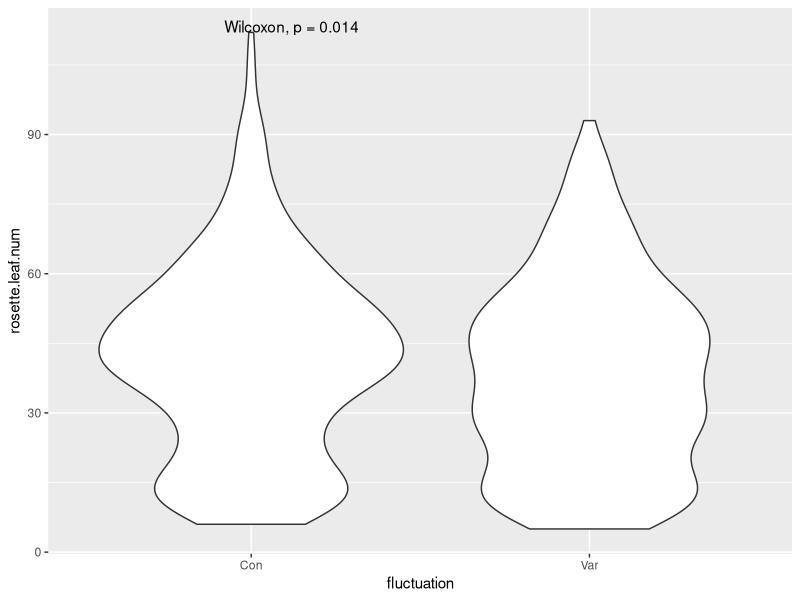
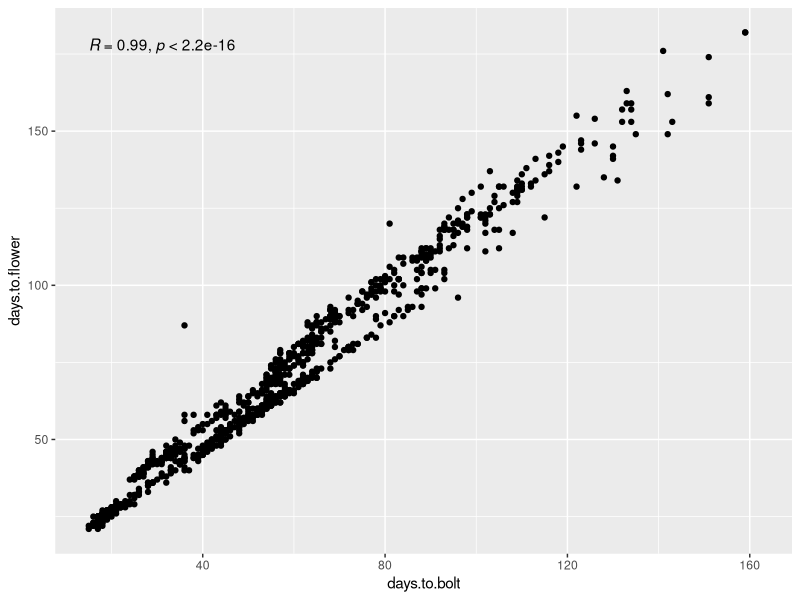
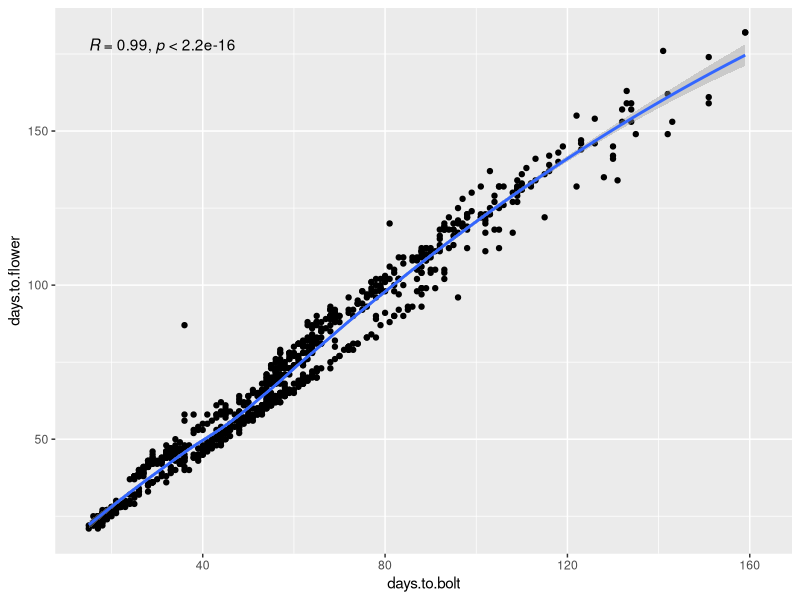
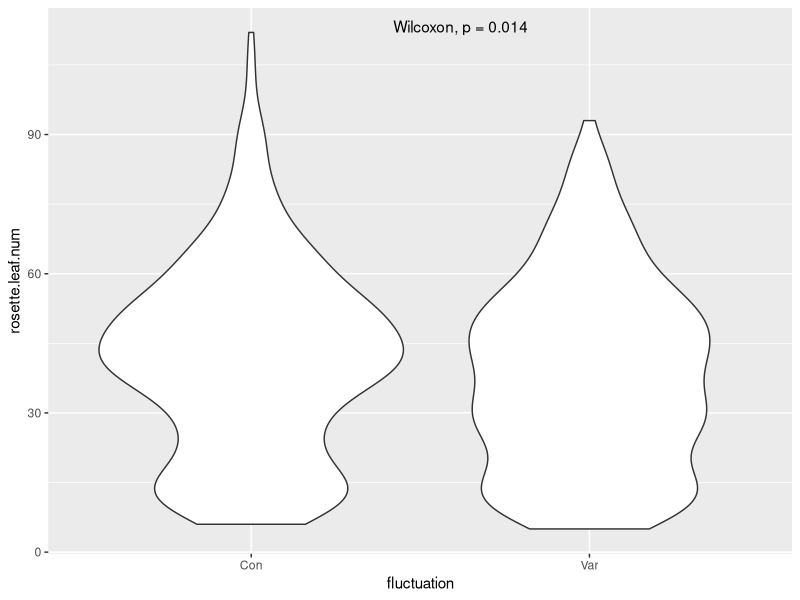

Reproduce these figures in R, in order.
## ---- chunk 1
knitr::opts_chunk$set(echo = TRUE)
## ---- chunk 2

library(tidyverse)
library(ggpubr)

expt1 <- read_tsv("../data/burghardt_et_al_2015_expt1.txt")
## ---- chunk 3
ggplot(expt1, aes(fluctuation, rosette.leaf.num)) +
  geom_violin() +
  stat_compare_means()
## ---- chunk 4
ggplot(expt1, aes(days.to.bolt, days.to.flower)) +
    geom_point() +
  stat_cor()
  
## ---- chunk 5
ggplot(expt1, aes(days.to.bolt, days.to.flower)) +
    geom_point() +
  stat_cor() +
  geom_smooth()
  
## ---- chunk 6
ggplot(expt1, aes(fluctuation, rosette.leaf.num)) +
  geom_violin() +
  stat_compare_means(label.x.npc="middle")
  
